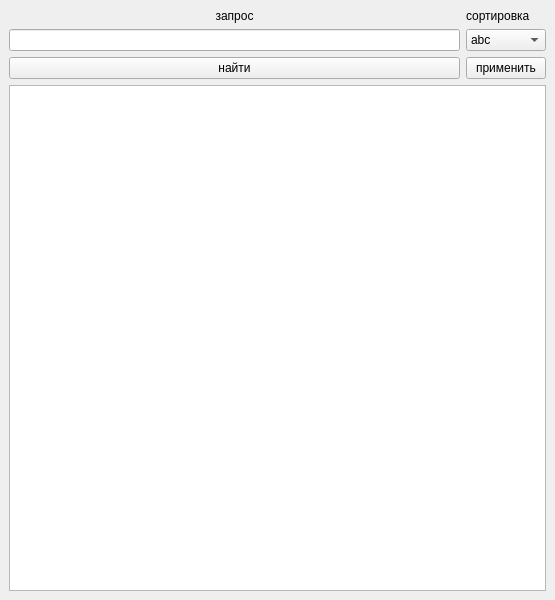
<?xml version="1.0" encoding="UTF-8"?>
<ui version="4.0">
 <class>Windows2</class>
 <widget class="QMainWindow" name="Windows2">
  <property name="geometry">
   <rect>
    <x>0</x>
    <y>0</y>
    <width>555</width>
    <height>600</height>
   </rect>
  </property>
  <property name="windowTitle">
   <string>MainWindow</string>
  </property>
  <widget class="QWidget" name="centralwidget">
   <layout class="QGridLayout" name="gridLayout">
    <item row="1" column="0">
     <widget class="QLineEdit" name="vvod"/>
    </item>
    <item row="0" column="0">
     <widget class="QLabel" name="text2">
      <property name="text">
       <string>&lt;html&gt;&lt;head/&gt;&lt;body&gt;&lt;p align=&quot;center&quot;&gt;запрос&lt;/p&gt;&lt;/body&gt;&lt;/html&gt;</string>
      </property>
     </widget>
    </item>
    <item row="2" column="0">
     <widget class="QPushButton" name="pushButton">
      <property name="text">
       <string>найти</string>
      </property>
     </widget>
    </item>
    <item row="0" column="1">
     <widget class="QLabel" name="text1">
      <property name="text">
       <string>сортировка</string>
      </property>
     </widget>
    </item>
    <item row="1" column="1">
     <widget class="QComboBox" name="sort">
      <item>
       <property name="text">
        <string>abc</string>
       </property>
      </item>
      <item>
       <property name="text">
        <string>time</string>
       </property>
      </item>
     </widget>
    </item>
    <item row="2" column="1">
     <widget class="QPushButton" name="poisk">
      <property name="text">
       <string>применить</string>
      </property>
     </widget>
    </item>
    <item row="3" column="0" colspan="2">
     <widget class="QTableView" name="spisok"/>
    </item>
   </layout>
  </widget>
 </widget>
 <resources/>
 <connections/>
</ui>
